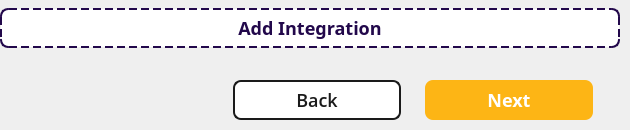
<?xml version="1.0" encoding="UTF-8"?>
<ui version="4.0">
 <class>IntegrationsPanel</class>
 <widget class="QWidget" name="IntegrationsPanel">
  <property name="geometry">
   <rect>
    <x>0</x>
    <y>0</y>
    <width>630</width>
    <height>130</height>
   </rect>
  </property>
  <property name="sizePolicy">
   <sizepolicy hsizetype="Fixed" vsizetype="Maximum">
    <horstretch>0</horstretch>
    <verstretch>0</verstretch>
   </sizepolicy>
  </property>
  <property name="minimumSize">
   <size>
    <width>630</width>
    <height>0</height>
   </size>
  </property>
  <property name="maximumSize">
   <size>
    <width>630</width>
    <height>16777215</height>
   </size>
  </property>
  <property name="windowTitle">
   <string>Form</string>
  </property>
  <property name="styleSheet">
   <string notr="true">#addButton {
	background: white;
	border: 2px dashed #22084B;
	border-radius: 8px;
	font-family: Open-Sans;
	font-weight: 500;
	font-size: 18px;
	color: #22084B;
}

#addButton:hover {
	background-color: #D6ECFF;
}

QPushButton:pressed {
    background-color: #CC8F0F;
    padding-top: 2px;
	padding-left: 2px;
}

#nextButton {
	background: #FDB515;
	border: none;
	border-radius: 8px;
	font-family: Open-Sans;
	font-weight: 500;
	font-size: 18px;
	color: white;
}

#nextButton:hover {
    background-color: #E6A512;
}

#nextButton:pressed {
    background-color: #CC8F0F;
    padding-top: 2px;
	padding-left: 2px;
}

#backButton {
	background: white;
	border: 2px solid #1A1A1A;
	border-radius: 8px;
	font-family: Open Sans;
	font-weight: 500;
	font-size: 18px;
	color: #1A1A1A;
}

#backButton:hover {
    background-color: #D6ECFF;
}

#backButton:pressed {
    background-color: #B7DCFF;
    padding-top: 2px;
	padding-left: 2px;
}
</string>
  </property>
  <layout class="QVBoxLayout" name="mainLayout">
   <property name="spacing">
    <number>24</number>
   </property>
   <property name="leftMargin">
    <number>0</number>
   </property>
   <property name="topMargin">
    <number>0</number>
   </property>
   <property name="rightMargin">
    <number>0</number>
   </property>
   <property name="bottomMargin">
    <number>0</number>
   </property>
   <item>
    <layout class="QVBoxLayout" name="integrationLayout"/>
   </item>
   <item>
    <widget class="QPushButton" name="addButton">
     <property name="sizePolicy">
      <sizepolicy hsizetype="Fixed" vsizetype="Fixed">
       <horstretch>0</horstretch>
       <verstretch>0</verstretch>
      </sizepolicy>
     </property>
     <property name="minimumSize">
      <size>
       <width>620</width>
       <height>40</height>
      </size>
     </property>
     <property name="maximumSize">
      <size>
       <width>620</width>
       <height>40</height>
      </size>
     </property>
     <property name="text">
      <string>Add Integration</string>
     </property>
     <property name="icon">
      <iconset resource="../../../../Resources/Resources.qrc">
       <normaloff>:/images/Automations/dataset_add.svg</normaloff>:/images/Automations/dataset_add.svg</iconset>
     </property>
    </widget>
   </item>
   <item>
    <widget class="QWidget" name="ButtonsContainer" native="true">
     <property name="sizePolicy">
      <sizepolicy hsizetype="Fixed" vsizetype="Fixed">
       <horstretch>0</horstretch>
       <verstretch>0</verstretch>
      </sizepolicy>
     </property>
     <layout class="QHBoxLayout" name="horizontalLayout">
      <property name="spacing">
       <number>24</number>
      </property>
      <property name="leftMargin">
       <number>0</number>
      </property>
      <property name="topMargin">
       <number>0</number>
      </property>
      <property name="rightMargin">
       <number>0</number>
      </property>
      <property name="bottomMargin">
       <number>0</number>
      </property>
      <item>
       <spacer name="horizontalSpacer">
        <property name="orientation">
         <enum>Qt::Orientation::Horizontal</enum>
        </property>
        <property name="sizeHint" stdset="0">
         <size>
          <width>233</width>
          <height>20</height>
         </size>
        </property>
       </spacer>
      </item>
      <item>
       <widget class="QPushButton" name="backButton">
        <property name="minimumSize">
         <size>
          <width>168</width>
          <height>40</height>
         </size>
        </property>
        <property name="maximumSize">
         <size>
          <width>168</width>
          <height>40</height>
         </size>
        </property>
        <property name="text">
         <string>Back</string>
        </property>
       </widget>
      </item>
      <item>
       <widget class="QPushButton" name="nextButton">
        <property name="minimumSize">
         <size>
          <width>168</width>
          <height>40</height>
         </size>
        </property>
        <property name="maximumSize">
         <size>
          <width>168</width>
          <height>40</height>
         </size>
        </property>
        <property name="text">
         <string>Next</string>
        </property>
       </widget>
      </item>
     </layout>
    </widget>
   </item>
  </layout>
 </widget>
 <resources>
  <include location="../../../../Resources/Resources.qrc"/>
 </resources>
 <connections/>
</ui>
